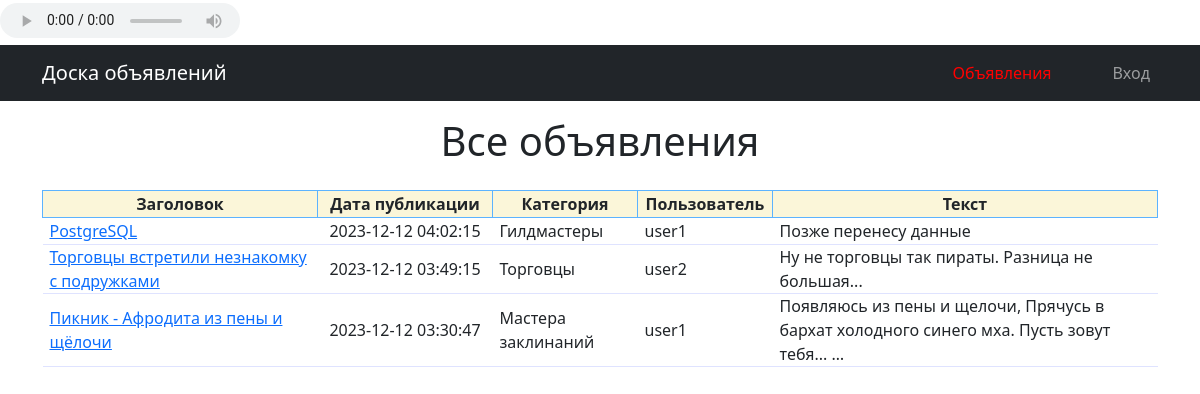
/posts/, run on the app's committed database.
### advert/models.py (models this page shows, shortened)
class Post(models.Model):
    objects = models.Manager()
    title = models.CharField(max_length=120)
    text = models.TextField(default='')
    user = models.ForeignKey(User, on_delete=models.CASCADE)
    datetime_created = models.DateTimeField(auto_now_add=True)
    category = models.ForeignKey(Category, on_delete=models.CASCADE)

class Category(models.Model):
    objects = models.Manager()
    name = models.CharField(max_length=255, unique=True, null=True, default=None)
    subscribers = models.ManyToManyField(User, through='Subscribe')
    def __str__(self):
        return f'{self.name}'

### advert/views.py (the view)
# urls.py: path('', PostsList.as_view(), name="post_list"),
class PostsList(ListView):
    model = Post
    ordering = '-datetime_created'
    template_name = 'posts.html'
    context_object_name = 'posts'
    paginate_by = 15
    def get_context_data(self, **kwargs):
        context = super().get_context_data(**kwargs)
        return context

### templates/posts.html (shortened to what this page needs)
{% extends 'default.html' %}
{% block content %}
    <h1>Все объявления</h1>
    {% if posts %}
        <table style="width:100%;margin-top:25px;">
            <tr style="background-color:#FBF6D9;">
                <th style="border:1px solid #5CB3FF;width:275px;">Заголовок</th>
                <th style="border:1px solid #5CB3FF;padding:0px 5px 0px 5px;width:175px;">Дата публикации</th>
                <th style="border:1px solid #5CB3FF;padding:0px 5px 0px 5px;width:145px;">Категория</th>
                <th style="border:1px solid #5CB3FF;padding:0px 5px 0px 5px;width:135px;">Пользователь</th>
                <th style="border:1px solid #5CB3FF">Текст</th>
            </tr>
            {% for post in posts %}
            <tr>
                <td style="border-bottom:1px solid #DFE3FF;text-align:left;padding:0px 7px 0px 7px;">
                    <a href="./{{post.pk}}">{{ post.title }}</a>
                </td>
                <td  style="border-bottom:1px solid #DFE3FF;">{{ post.datetime_created|date:'Y-m-d H:i:s' }}</td>
                <td style="border-bottom:1px solid #DFE3FF;text-align:left;padding:0px 7px 0px 7px;">
                    {{ post.category }}</td>
                <td style="border-bottom:1px solid #DFE3FF;text-align:left;padding:0px 7px 0px 7px;">
                    {{ post.user|truncatechars:30 }}</td>
                <td style="border-bottom:1px solid #DFE3FF;text-align:left;padding:0px 7px 0px 7px;">
                    {{ post.text|striptags|safe|truncatechars:90 }}</td>
            </tr>
            {% endfor %}
        </table>
    {% else %}
        <h2>Объявлений нет!</h2>
    {% endif %}
{% endblock content %}

### templates/default.html (shortened to what this page needs)
<!DOCTYPE html>
<html lang="en" style="height:100%;">
{% load i18n %}
    <head>
        {% load static %}
        <link href="{% static 'css/styles.css' %}" rel="stylesheet" />
    </head>
    <body style="height:100%;">
        <div style="margin:0 auto;height:45px;">
            <div style="float:left;padding-top:3px;">
                <audio controls controlsList="nodownload noplaybackrate"
                       src="/static/DjKey_DjVal-ЧернымПоБелому.mp3"
                       style="width:240px;height:35px;"></audio>
            </div>
        </div>
        <nav class="navbar navbar-expand-lg navbar-dark bg-dark">
            <div class="container">
                <a class="navbar-brand" href="#">Доска объявлений</a>
                <div class="collapse navbar-collapse" id="navbarSupportedContent">
                    <ul class="navbar-nav ms-auto mb-2 mb-lg-0">
                        {% if request.path_info == '/posts/' %}
                            <li class="nav-item" style="color:red;padding:8px;">Объявления</li>
                        {% else %}
                            <li class="nav-item"><a class="nav-link" href="/posts/">Объявления</a></li>
                        {% endif %}
                        <li class="nav-item" style="padding-left:45px;">
                        {% if request.user.is_authenticated %}
                            <a class="nav-link" href="/accounts/logout">Выход</a>
                        {% else %}
                            <a class="nav-link" href="/accounts/login">Вход</a>
                        {% endif %}
                        </li>
                    </ul>
                </div>
            </div>
        </nav>
        <div class="container">
            <div class="text-center mt-3">
                {% block content %}{% endblock content %}
            </div>
        </div>
    </body>
</html>

### data on the page
Post: title "PostgreSQL", datetime_created "2023-12-12 04:02:15", category "Гилдмастеры", user "user1", text "Позже перенесу данные"
Post: title "Торговцы встретили незнакомку с подружками", datetime_created "2023-12-12 03:49:15", category "Торговцы", user "user2", text "Ну не торговцы так пираты. Разница не большая..."
Post: title "Пикник - Афродита из пены и щёлочи", datetime_created "2023-12-12 03:30:47", category "Мастера заклинаний", user "user1", text "Появляюсь из пены и щелочи, Прячусь в бархат холодного синего мха. Пусть зовут тебя... …"
